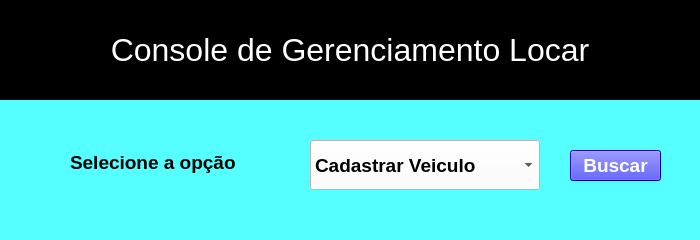
<?xml version="1.0" encoding="UTF-8"?>
<ui version="4.0">
 <class>Locar</class>
 <widget class="QMainWindow" name="Locar">
  <property name="geometry">
   <rect>
    <x>0</x>
    <y>0</y>
    <width>700</width>
    <height>240</height>
   </rect>
  </property>
  <property name="minimumSize">
   <size>
    <width>700</width>
    <height>240</height>
   </size>
  </property>
  <property name="maximumSize">
   <size>
    <width>700</width>
    <height>240</height>
   </size>
  </property>
  <property name="windowTitle">
   <string>Locar</string>
  </property>
  <property name="styleSheet">
   <string notr="true">background-color: rgb(255, 255, 255);
background-color: rgb(85, 255, 255);
</string>
  </property>
  <widget class="QWidget" name="centralwidget">
   <widget class="QLabel" name="subtitulo_console">
    <property name="geometry">
     <rect>
      <x>0</x>
      <y>0</y>
      <width>700</width>
      <height>100</height>
     </rect>
    </property>
    <property name="sizePolicy">
     <sizepolicy hsizetype="Preferred" vsizetype="Preferred">
      <horstretch>0</horstretch>
      <verstretch>0</verstretch>
     </sizepolicy>
    </property>
    <property name="minimumSize">
     <size>
      <width>700</width>
      <height>100</height>
     </size>
    </property>
    <property name="maximumSize">
     <size>
      <width>700</width>
      <height>100</height>
     </size>
    </property>
    <property name="font">
     <font>
      <pointsize>24</pointsize>
     </font>
    </property>
    <property name="styleSheet">
     <string notr="true">background-color: rgb(0, 0, 0);
color: rgb(255, 255, 255);</string>
    </property>
    <property name="lineWidth">
     <number>8</number>
    </property>
    <property name="midLineWidth">
     <number>5</number>
    </property>
    <property name="text">
     <string>Console de Gerenciamento Locar</string>
    </property>
    <property name="textFormat">
     <enum>Qt::PlainText</enum>
    </property>
    <property name="scaledContents">
     <bool>false</bool>
    </property>
    <property name="alignment">
     <set>Qt::AlignCenter</set>
    </property>
   </widget>
   <widget class="QComboBox" name="opcoes_combo_box">
    <property name="geometry">
     <rect>
      <x>310</x>
      <y>140</y>
      <width>230</width>
      <height>50</height>
     </rect>
    </property>
    <property name="minimumSize">
     <size>
      <width>230</width>
      <height>50</height>
     </size>
    </property>
    <property name="maximumSize">
     <size>
      <width>230</width>
      <height>50</height>
     </size>
    </property>
    <property name="font">
     <font>
      <pointsize>14</pointsize>
      <weight>75</weight>
      <bold>true</bold>
     </font>
    </property>
    <property name="layoutDirection">
     <enum>Qt::LeftToRight</enum>
    </property>
    <property name="autoFillBackground">
     <bool>false</bool>
    </property>
    <property name="styleSheet">
     <string notr="true">background-color: rgb(255, 255, 255);</string>
    </property>
    <item>
     <property name="text">
      <string>Cadastrar Veiculo</string>
     </property>
    </item>
    <item>
     <property name="text">
      <string>Cadastrar Cliente</string>
     </property>
    </item>
    <item>
     <property name="text">
      <string>Consultar Veiculo</string>
     </property>
    </item>
    <item>
     <property name="text">
      <string>Consultar Cliente</string>
     </property>
    </item>
   </widget>
   <widget class="QPushButton" name="pushButton">
    <property name="geometry">
     <rect>
      <x>570</x>
      <y>150</y>
      <width>91</width>
      <height>31</height>
     </rect>
    </property>
    <property name="font">
     <font>
      <pointsize>14</pointsize>
      <weight>75</weight>
      <bold>true</bold>
     </font>
    </property>
    <property name="styleSheet">
     <string notr="true">background-color: rgb(0, 0, 255);
color: rgb(255, 255, 255);</string>
    </property>
    <property name="text">
     <string>Buscar</string>
    </property>
   </widget>
   <widget class="QLabel" name="texto_selecione_opcao">
    <property name="geometry">
     <rect>
      <x>70</x>
      <y>140</y>
      <width>180</width>
      <height>45</height>
     </rect>
    </property>
    <property name="minimumSize">
     <size>
      <width>180</width>
      <height>45</height>
     </size>
    </property>
    <property name="maximumSize">
     <size>
      <width>160</width>
      <height>45</height>
     </size>
    </property>
    <property name="font">
     <font>
      <pointsize>14</pointsize>
      <weight>75</weight>
      <bold>true</bold>
     </font>
    </property>
    <property name="styleSheet">
     <string notr="true"/>
    </property>
    <property name="text">
     <string>Selecione a opção</string>
    </property>
   </widget>
  </widget>
  <widget class="QStatusBar" name="statusbar"/>
 </widget>
 <resources/>
 <connections/>
</ui>
